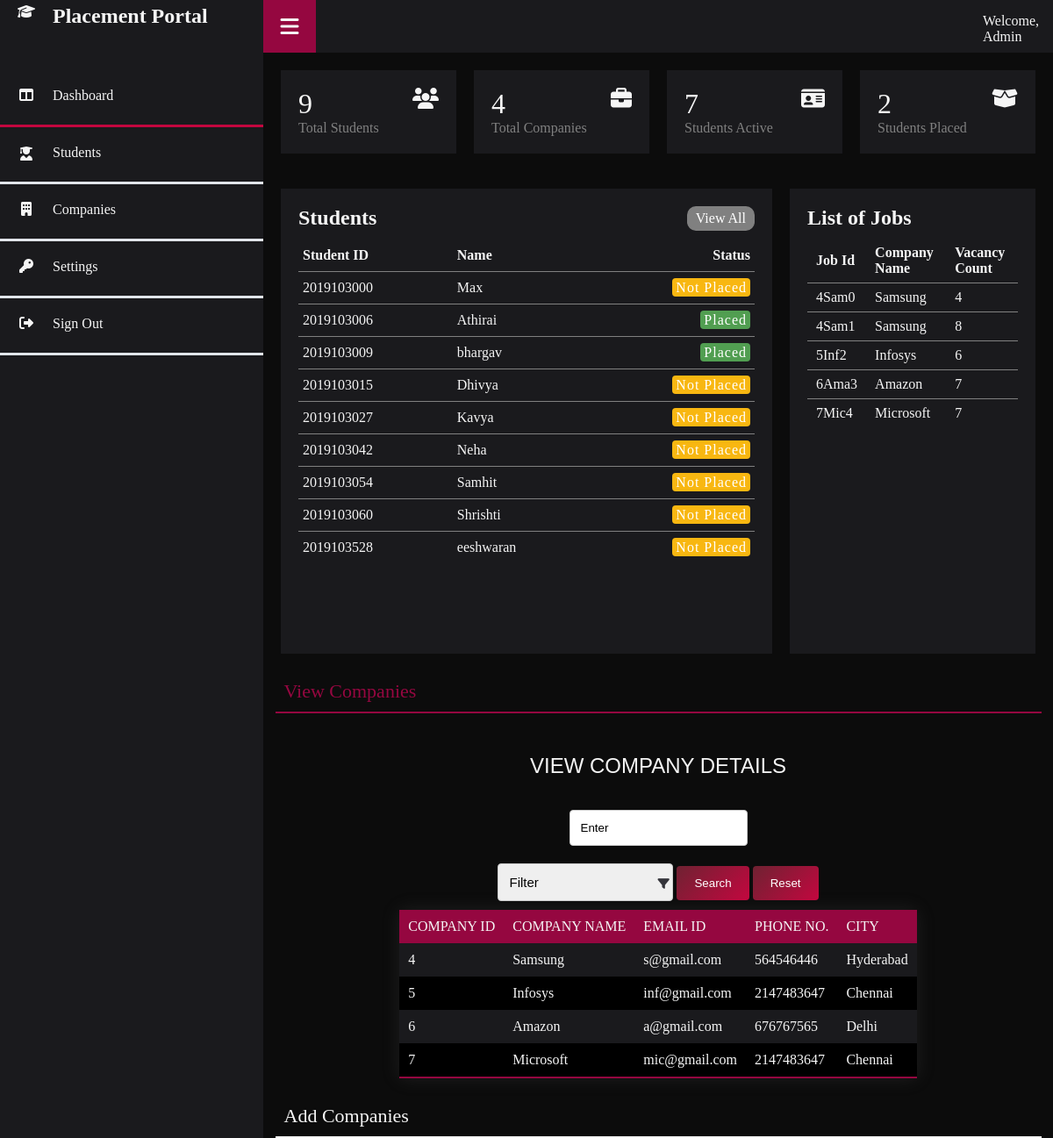
The page /adminlogin/dashboardpage/mainindex.php (signed in) on the database its author committed.
### tables this page shows
CREATE TABLE `studentdetails` (
  `FirstName` varchar(255) NOT NULL,
  `LastName` varchar(255) NOT NULL,
  `DoB` date NOT NULL,
  `EmailId` varchar(255) NOT NULL,
  `MobileNumber` decimal(10,0) NOT NULL,
  `UG` varchar(255) NOT NULL,
  `StudentId` int(11) NOT NULL,
  `College` varchar(255) DEFAULT NULL,
  `Gender` varchar(10) NOT NULL,
  `Status` varchar(1) DEFAULT 'n'
);

CREATE TABLE `jobdetails` (
  `JobId` varchar(10) NOT NULL,
  `JobDesc` varchar(255) NOT NULL,
  `ApplDeadline` date NOT NULL,
  `CompanyId` int(11) NOT NULL,
  `Start` varchar(50) NOT NULL,
  `Mode` varchar(10) NOT NULL,
  `Salary` int(11) NOT NULL,
  `City` varchar(100) NOT NULL,
  `State` varchar(100) NOT NULL,
  `Vacancies` int(11) NOT NULL
);

CREATE TABLE `companyprofile` (
  `CompanyName` char(10) DEFAULT NULL,
  `CompanyId` int(11) NOT NULL,
  `Email` varchar(100) NOT NULL,
  `PhoneNumber` int(11) NOT NULL,
  `City` varchar(100) NOT NULL
);

### adminlogin/dashboardpage/dashboard.php (the view, shortened to what this page needs)
<div id="Dashboard" class="portion" >
    <div class="cardBox">
                <div class="card">
                    <div>
                        <div class="numbers">
                        <?php
                            $sql = "SELECT * FROM studentlogin";
                            $result = mysqli_query(Database::$conn,$sql);
                            $rowCount = mysqli_num_rows($result);
                            echo($rowCount);
                        ?>
                        </div>
                        <div class="cardName">Total Students</div>
                    </div>
                    <div class="iconBox">
                        <i class="fas fa-users"></i>
                    </div>
                </div>
                <div class="card">
                    <div>
                        <div class="numbers">
                        <?php
                            $sql = "SELECT * FROM companylogin";
                            $result = mysqli_query(Database::$conn,$sql);
                            $rowCount = mysqli_num_rows($result);
                            echo($rowCount);
                        ?>
                        </div>
                        <div class="cardName">Total Companies</div>
                    </div>
                    <div class="iconBox">
                        <i class="fas fa-briefcase"></i>
                    </div>
                </div>
                <div class="card">
                    <div>
                        <div class="numbers">
                        <?php
                            $sql = "SELECT * FROM studentdetails where status = 'n'";
                            $result = mysqli_query(Database::$conn,$sql);
                            $rowCount = mysqli_num_rows($result);
                            echo($rowCount);
                        ?>
                        </div>
                        <div class="cardName">Students Active</div>
                    </div>
                    <div class="iconBox">
                        <i class="fas fa-id-card"></i>
                    </div>
                </div>
                <div class="card">
                    <div>
                        <div class="numbers">
                        <?php
                            $sql = "SELECT * FROM studentdetails where status = 'y'";
                            $result = mysqli_query(Database::$conn,$sql);
                            $rowCount = mysqli_num_rows($result);
                            echo($rowCount);
                        ?>
                        </div>
                        <div class="cardName">Students Placed</div>
                    </div>
                    <div class="iconBox">
                        <i class="fas fa-box-open"></i>
                    </div>
                </div>
            </div>
            <div class="details">
                <div class="recent">
                    <div class="cardHeader">
                        <h2>Students</h2>
                        <a href="#" onclick="openTab(event, 'Students')" class="btn">View All</a>
                    </div>
                    <table>
                        <thead>
                            <tr>
                                <td>Student ID</td>
                                <td>Name</td>
                                <td>Status</td>
                            </tr>
                        </thead>
                        <?php
                            $sql = "SELECT * FROM studentdetails where Status!='b'";
                            $result = mysqli_query(Database::$conn,$sql);
                            $rowCount = mysqli_num_rows($result);
                            if($rowCount > 0){
                                while ($row = mysqli_fetch_assoc($result)){
                                    echo "<tr><td>".$row['StudentId']."</td><td>".$row['FirstName']."</td>";
                                    if($row['Status']=='y'){
                                        echo "<td><span class='status placed'>"."Placed"."</span></td>";
                                    }
                                    else if($row['Status']=='n'){
                                        echo "<td><span class='status pending'>"."Not Placed"."</span></td>";
                                    }
                                    echo "</tr>";
                                }
                            }
                        ?>
                    </table>
                </div>
                <div class="recentComm">
                    <div class="cardHeader">
                        <h2>List of Jobs</h2>
                    </div>
                    <table>
                        <thead>
                            <tr>
                                <td>Job Id</td>
                                <td>Company Name</td>
                                <td>Vacancy Count</td>
                            </tr>
                        </thead>
                        <?php
                            $sql = "SELECT * FROM jobdetails inner join companyprofile
                            on jobdetails.CompanyId = companyprofile.CompanyId";
                            $result = mysqli_query(Database::$conn,$sql);
                            $rowCount = mysqli_num_rows($result);
                            if($rowCount > 0){
                                while ($row = mysqli_fetch_assoc($result)){
                                    echo "<tr><td>".$row['JobId']."</td><td>".$row['CompanyName']."</td><td>".$row['Vacancies']."</td></tr>";
                                }
                            }
                        ?>
                    </table>
                </div>
            </div>
</div>

### adminlogin/dashboardpage/head.php (shortened to what this page needs)
<!DOCTYPE <!DOCTYPE html>
<html>
    <head>
        <link rel="stylesheet" href="styles.css">
    </head>
    <body>

### adminlogin/dashboardpage/panel.php
<div class="container">
    <div class="navigation">
        <ul>
            <li>
                <div>
                <a href="#">
                <span class="icon"><i class="fas fa-graduation-cap"></i></span>
                <span class="title"><h2>Placement Portal</h2></span>
            </a>
            </div>
            </li>
            <li>
                <a href="#" onclick="openTab(event, 'Dashboard')">
                <div class ="tablink border-red border-grey">
                <span class="icon"><i class="fas fa-columns"></i></span>
                <span class="title">Dashboard</span>
                </div>
            </a>
            </li>
            <li>
                <a href="#" onclick="openTab(event, 'Students')">
                <div class ="tablink border-grey">
                <span class="icon" ><i class="fas fa-user-graduate" style="vertical-align: middle;"></i></span>
                <span class="title">Students</span>
                </div>
            </a>
            </li>
            <li>
                <a href="#" onclick="openTab(event, 'Companies')">
                <div class ="tablink border-grey">
                <span class="icon"><i class="fas fa-building"></i></span>
                <span class="title">Companies</span>
                </div>
            </a>
            </li>
            <li>
                <a href="#" onclick="openTab(event, 'Settings')">
                <div class ="tablink border-grey">
                <span class="icon"><i class="fas fa-key"></i></span>
                <span class="title">Settings</span>
                </div>
            </a>
            </li>
            <li>
                <a href="../../mainpage/index.html">
                <div class ="tablink border-grey">
                <span class="icon"><i class="fas fa-sign-out-alt"></i></span>
                <span class="title">Sign Out</span>
                </div>
            </a>
            </li>
        </ul>
    </div>
</div>

### adminlogin/dashboardpage/mainindex.php (shortened to what this page needs)
<?php
    require_once 'head.php';
    require_once 'panel.php';
 ?>
<div class="main">
<?php
    require_once 'topbar.php';
    require_once 'dashboard.php';
    require_once 'students.php';
    require_once 'Company.php';
?>
</div>
</body>
</html>

### adminlogin/dashboardpage/topbar.php
<div class="topbar">
    <div class="toggle" onclick="toggleMenu();"></div>
    <div class="user">
        <p style="margin-top:10px;"> Welcome, Admin   </p>
    </div>
</div>

### adminlogin/dashboardpage/Company.php (shortened to what this page needs)
<?php
    $sql="select * from companyprofile";
    $query = mysqli_query(Database::$conn,$sql) or die(mysqli_error(Database::$conn));
?>
<div id="Companies" class="portion" >
<section class="sectioncomp">
    <details open>
      <summary>View Companies</summary>
      <div>
      <div class="heading">VIEW COMPANY DETAILS</div>
    <div class="formdiv">
        <form class="filterform" name="search" method="POST" action="#">
            <div class="input-text">
                <input type="text" name="search_box" value="" placeholder="Enter"/>
			</div>
            <div class="input-select">
                <label class="dropdown">
			<select name="column" style="color:black;" class="selectmenu">
                <option value="" style="color:black;">Filter</option>
            </select>
                </label>
                <input  type="submit" name="search" value="Search"/>
                <input  type="submit" name="reset" value="Reset"/>
            </div>
        </form>
    </div>
    <table class="details-table">
            <thead>
            <tr>
                <td> COMPANY ID </td>
                <td> COMPANY NAME </td>
                <td> EMAIL ID </td>
                <td> PHONE NO. </td>
                <td> CITY </td>
            </tr>
            </thead>
            <?php
                 while($row = mysqli_fetch_array($query)){
                    ?>
        <tbody>
        <tr>
                <td><?php echo $row['CompanyId'];?></td>
                <td><?php echo $row['CompanyName'];?></td>
                <td><?php echo $row['Email'];?></td>
				<td><?php echo $row['PhoneNumber'];?></td>
                <td><?php echo $row['City'];?></td>
        </tr>
    </tbody>
    <?php }?>
    </table>
      </div>
    </details>
    <details>
        <br>
      <summary>Add Companies</summary>
    </details>
  </section>
</div>

### adminlogin/dashboardpage/styles.css (style rules this page uses)
* { margin:0; padding:0; box-sizing: border-box; color: whitesmoke; }
body { overflow-x: hidden; }
.container { position: relative; width:100%; }
.navigation { position: fixed; width: 300px; height: 100%; background: #1A1A1D; transition: 0.5s; overflow: hidden; }
.navigation ul { position: absolute; top:0; left:0; width:100%; }
.navigation ul li { position: relative; width:100%; list-style: none; margin-top: 5px; }
.navigation ul li:nth-child(1) { margin-bottom: 20px; }
.navigation ul li a { position: relative; display: block; width:100%; display: flex; text-decoration: none; color: #423441; }
.navigation ul li .icon { position: relative; display: block; min-width: 60px; height: 60px; line-height: 60px; text-align: center; }
.container div ul li a .border-grey { border-bottom: #e1e5ea solid; }
.container div ul li a div { width: 100%; display: flex; align-items: baseline; text-align: center; height: 60px; padding-top: 15px; }
.container div ul li a .border-red { border-bottom: #c3073f solid; }
.main { position: absolute; width: calc(100% - 300px); left:300px; min-height: 100vh; background: rgb(12, 12, 12); transition: 0.5s; }
.main .topbar { width: 100%; background: #1A1A1D; height: 60px; display: flex; justify-content: space-between; align-items: center; }
.toggle { position: relative; width: 60px; height: 60px; background-color: #950740; cursor: pointer; }
.toggle::before { content: '\f0c9'; font-family:"Font Awesome 5 Free"; position: absolute ; width: 100%; height: 100%; line-height: 60px; font-size: 24px; font-weight: 900; color: whitesmoke; text-align: center; }
.user { position: relative; min-width: 50px; width: 50px; height: 50px; cursor: pointer; margin-right: 30px; }
.cardBox { position: relative; width:100%; padding: 20px; display: grid; grid-template-columns: repeat(4,1fr); grid-gap: 20px; }
.cardBox .card { position: relative; background: #1A1A1D; padding: 20px; display: flex; justify-content: space-between; cursor: pointer; }
.cardBox .card .numbers { position: relative; font-size: 2em; font-weight: 500; }
.cardBox .card .cardName { color: grey ; }
.cardBox .card .iconBox { font-size: 1.5em; color: grey; text-align: center; vertical-align: middle; }
.details { position: relative; width: 100%; padding: 20px; display: grid; padding-top: 20px; gap: 20px; grid-template-columns: 2fr 1fr; }
.details .recent { position: relative; min-height: 530px; background:#1A1A1D; padding: 20px; }
.cardHeader { display: flex; justify-content: space-between; align-items: flex-start; }
.cardHeader h2 { font-weight: 600; }
.btn { position: relative; padding: 5px 10px; background: grey; color: white; text-decoration: none; border-radius: 10px; }
.details table { width: 100%; border-collapse: collapse; margin-top: 10px; }
.details table thead td { font-weight: 600; }
.details .recent table tr { border-bottom: 1px solid grey; }
.details .recent table tbody tr:last-child { border-bottom: none; }
.details .recent table tr td { padding: 9px 5px; }
.details .recent table tbody td:last-child, .details .recent table thead td:last-child { text-align: right; }
.status { position: relative; padding: 2px 4px; background: rgb(228, 76, 76); color:white; border-radius: 4px; font-size: 16px; font-weight: 300 ; letter-spacing: 1px; }
.placed { background: rgb(81, 158, 81); }
.pending { background: #f8b711; }
.details .recentComm { position: relative; min-height: 530px; background: #1A1A1D; padding:20px; }
.details .recentComm table tr { border-bottom: 1px solid grey; }
.details .recentComm table tbody tr:last-child { border-bottom: none; }
.details .recentComm table tr td { padding:7px 10px; }

### adminlogin/dashboardpage/students.php (style rules this page uses)
.formdiv { text-align: center; }
.filterform { width:100%; }
label.dropdown { overflow: hidden; height: 50px; position: relative; }
.filterform input[type=text], .filterform select { padding: 12px; border: 1px solid #ccc; border-radius: 4px; resize: vertical; }
.filterform input[type=submit] { background: linear-gradient(135deg,#6F2232, #C3073F); color: white; padding: 12px 20px; border: none; border-radius: 4px; cursor: pointer; }
select.selectmenu { font-size: 15px; width: 200px; -webkit-appearance: none; -moz-appearance: none; appearance: none; }
label.dropdown:after { content: '\f0b0 '; font-family: FontAwesome; position: absolute; right: 5px; top: 1px; font-size: smaller; z-index: 1; width: 10%; height: 100%; pointer-events: none; color: #34343a; }
.filterform .input-text, .filterform .input-select { padding: 10px; }

### rows shown on the page
studentdetails: StudentId "2019103000", FirstName "Max", Status "Not Placed"
studentdetails: StudentId "2019103006", FirstName "Athirai", Status "Placed"
studentdetails: StudentId "2019103009", FirstName "bhargav", Status "Placed"
studentdetails: StudentId "2019103015", FirstName "Dhivya", Status "Not Placed"
studentdetails: StudentId "2019103027", FirstName "Kavya", Status "Not Placed"
studentdetails: StudentId "2019103042", FirstName "Neha", Status "Not Placed"
studentdetails: StudentId "2019103054", FirstName "Samhit", Status "Not Placed"
studentdetails: StudentId "2019103060", FirstName "Shrishti", Status "Not Placed"
studentdetails: StudentId "2019103528", FirstName "eeshwaran", Status "Not Placed"
jobdetails: JobId "4Sam0", CompanyId.CompanyName "Samsung", Vacancies "4"
jobdetails: JobId "4Sam1", CompanyId.CompanyName "Samsung", Vacancies "8"
jobdetails: JobId "5Inf2", CompanyId.CompanyName "Infosys", Vacancies "6"
jobdetails: JobId "6Ama3", CompanyId.CompanyName "Amazon", Vacancies "7"
jobdetails: JobId "7Mic4", CompanyId.CompanyName "Microsoft", Vacancies "7"
companyprofile: CompanyId "4", CompanyName "Samsung", Email "s@gmail.com", PhoneNumber "564546446", City "Hyderabad"
companyprofile: CompanyId "5", CompanyName "Infosys", Email "inf@gmail.com", PhoneNumber "2147483647", City "Chennai"
companyprofile: CompanyId "6", CompanyName "Amazon", Email "a@gmail.com", PhoneNumber "676767565", City "Delhi"
companyprofile: CompanyId "7", CompanyName "Microsoft", Email "mic@gmail.com", PhoneNumber "2147483647", City "Chennai"

### other values the page prints
$rowCount "9"
$rowCount "4"
$rowCount "7"
$rowCount "2"
